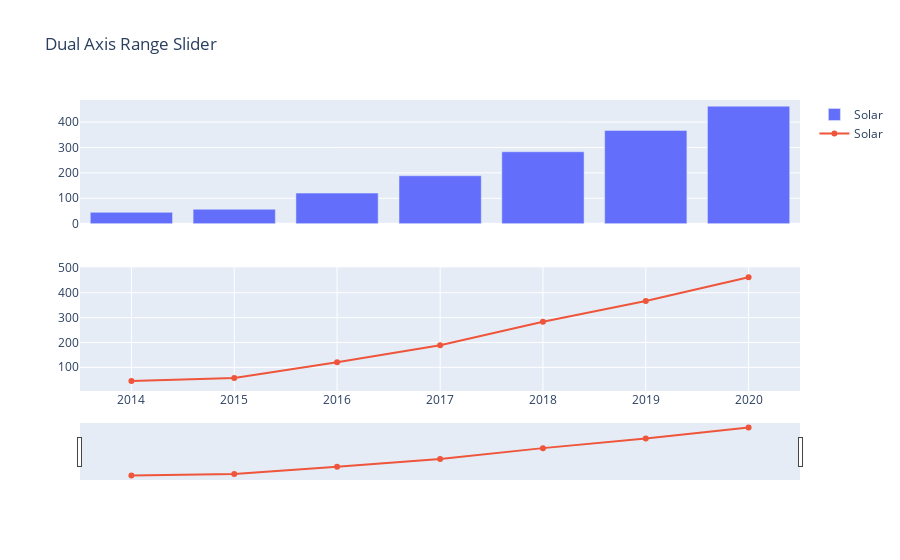

Source (notebook cell):
### Code cell
#Dual Axis Range Slider
from plotly.subplots import make_subplots
fig = make_subplots(
    rows=2, cols=1,
    specs=[[{"type": "xy"}],
           [{"type": "xy"}]],
    shared_xaxes=True
)

fig.add_trace(fig1.data[0], row=1, col=1)

fig.add_trace(fig0.data[0], row=2, col=1)

# fig.update_layout(xaxis_rangeslider_visible=False, 
#                   xaxis2_rangeslider_visible=True, 
#                   xaxis_type="date",
#                   title = "Dual Axis Range Slider")
fig.update_layout(
    xaxis_type="date",#end xaxis  definition
    xaxis2_rangeslider_visible=True,
    xaxis2_type="date",
    title = "Dual Axis Range Slider"
    );
fig.show()

### Figure 1 — Plotly figure (JSON) as saved in the notebook; plotly's stock layout.template omitted (floating-point values rounded to 4 significant figures)
{"data": [{"name": "Solar", "type": "bar", "x": [2014, 2015, 2016, 2017, 2018, 2019, 2020], "xaxis": "x", "y": [44.56, 56.82, 120.3, 188.5, 283.0, 367.2, 462.4], "yaxis": "y"}, {"name": "Solar", "type": "scatter", "x": [2014, 2015, 2016, 2017, 2018, 2019, 2020], "xaxis": "x2", "y": [44.56, 56.82, 120.3, 188.5, 283.0, 367.2, 462.4], "yaxis": "y2"}], "layout": {"title": {"text": "Dual Axis Range Slider"}, "xaxis": {"anchor": "y", "domain": [0, 1], "matches": "x2", "showticklabels": false, "type": "date"}, "xaxis2": {"anchor": "y2", "domain": [0, 1], "rangeslider": {"visible": true}, "type": "date"}, "yaxis": {"anchor": "x", "domain": [0.575, 1]}, "yaxis2": {"anchor": "x2", "domain": [0, 0.425]}}}
